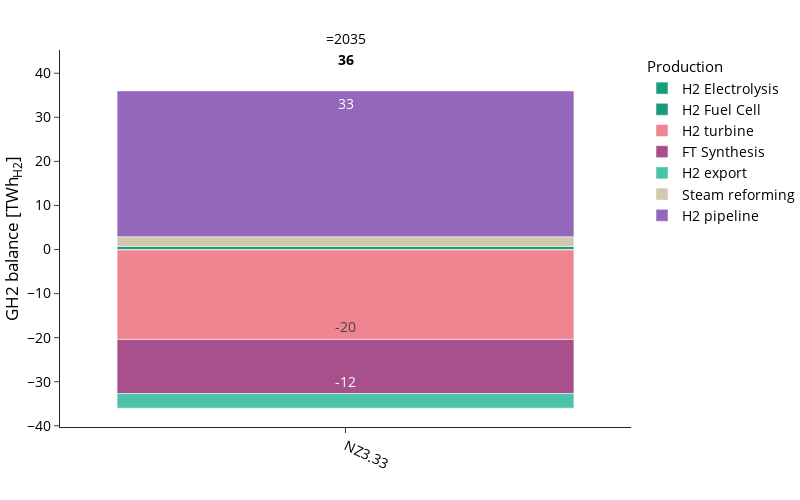

The notebook cell this image was saved under:
### Markdown cell above
### Hydrogen Balance

### Code cell
plot_config['chart_config'] = yaml_config['charts']['hydrogen_balance']

fig, df = plot_energy_balance(
    carrier="H2",
    balance_dict=balance_dict,
    config=plot_config,
    rename_function=rename_h2,
    save_dir=SDIR
)

fig.show()

### Figure 1 — Plotly figure (JSON) as saved in the notebook; plotly's stock layout.template omitted (floating-point values rounded to 4 significant figures)
{"data": [{"hovertemplate": "=%{x}<br>GH2 balance [TWh<sub>H2</sub>]=%{text}<extra></extra>", "legendgroup": "Production", "legendgrouptitle": {"text": "Production"}, "marker": {"color": "#179c7d", "pattern": {"shape": ""}}, "name": "H2 Electrolysis", "orientation": "v", "showlegend": true, "text": [0.7], "textangle": 0, "textposition": "inside", "texttemplate": "%{y:.0f}", "type": "bar", "x": ["NZ3.33"], "xaxis": "x", "y": [0.7], "yaxis": "y"}, {"hovertemplate": "=%{x}<br>GH2 balance [TWh<sub>H2</sub>]=%{text}<extra></extra>", "legendgroup": "Consumption", "legendgrouptitle": {"text": "Consumption"}, "marker": {"color": "#179c7d", "pattern": {"shape": ""}}, "name": "H2 Fuel Cell", "orientation": "v", "showlegend": true, "text": [-0.1], "textangle": 0, "textposition": "inside", "texttemplate": "%{y:.0f}", "type": "bar", "x": ["NZ3.33"], "xaxis": "x", "y": [-0.1], "yaxis": "y"}, {"hovertemplate": "=%{x}<br>GH2 balance [TWh<sub>H2</sub>]=%{text}<extra></extra>", "legendgroup": "Consumption", "legendgrouptitle": {"text": "Consumption"}, "marker": {"color": "#f08591", "pattern": {"shape": ""}}, "name": "H2 turbine", "orientation": "v", "showlegend": true, "text": [-20.3], "textangle": 0, "textposition": "inside", "texttemplate": "%{y:.0f}", "type": "bar", "x": ["NZ3.33"], "xaxis": "x", "y": [-20.3], "yaxis": "y"}, {"hovertemplate": "=%{x}<br>GH2 balance [TWh<sub>H2</sub>]=%{text}<extra></extra>", "legendgroup": "Consumption", "legendgrouptitle": {"text": "Consumption"}, "marker": {"color": "#a8508c", "pattern": {"shape": ""}}, "name": "FT Synthesis", "orientation": "v", "showlegend": true, "text": [-12.3], "textangle": 0, "textposition": "inside", "texttemplate": "%{y:.0f}", "type": "bar", "x": ["NZ3.33"], "xaxis": "x", "y": [-12.3], "yaxis": "y"}, {"hovertemplate": "=%{x}<br>GH2 balance [TWh<sub>H2</sub>]=%{text}<extra></extra>", "legendgroup": "Consumption", "legendgrouptitle": {"text": "Consumption"}, "marker": {"color": "#4CC2A6", "pattern": {"shape": ""}}, "name": "H2 export", "orientation": "v", "showlegend": true, "text": [-3.3], "textangle": 0, "textposition": "inside", "texttemplate": "%{y:.0f}", "type": "bar", "x": ["NZ3.33"], "xaxis": "x", "y": [-3.3], "yaxis": "y"}, {"hovertemplate": "=%{x}<br>GH2 balance [TWh<sub>H2</sub>]=%{text}<extra></extra>", "legendgroup": "Production", "legendgrouptitle": {"text": "Production"}, "marker": {"color": "#d3c7ae", "pattern": {"shape": ""}}, "name": "Steam reforming", "orientation": "v", "showlegend": true, "text": [2.2], "textangle": 0, "textposition": "inside", "texttemplate": "%{y:.0f}", "type": "bar", "x": ["NZ3.33"], "xaxis": "x", "y": [2.2], "yaxis": "y"}, {"hovertemplate": "=%{x}<br>GH2 balance [TWh<sub>H2</sub>]=%{text}<extra></extra>", "legendgroup": "Production", "legendgrouptitle": {"text": "Production"}, "marker": {"color": "#9467BD", "pattern": {"shape": ""}}, "name": "H2 pipeline", "orientation": "v", "showlegend": true, "text": [33.1], "textangle": 0, "textposition": "inside", "texttemplate": "%{y:.0f}", "type": "bar", "x": ["NZ3.33"], "xaxis": "x", "y": [33.1], "yaxis": "y"}, {"hoverinfo": "skip", "mode": "text", "showlegend": false, "text": ["36"], "textfont": {"color": "black", "size": 14, "weight": "bold"}, "textposition": "top center", "type": "scatter", "x": ["NZ3.33"], "xaxis": "x", "y": [41.0], "yaxis": "y"}, {"hoverinfo": "skip", "mode": "text", "showlegend": false, "text": [""], "textfont": {"color": "black", "size": 14, "weight": "bold"}, "textposition": "bottom center", "type": "scatter", "x": ["NZ3.33"], "xaxis": "x", "y": [31.0], "yaxis": "y"}], "layout": {"annotations": [{"font": {}, "showarrow": false, "text": "=2035", "x": 0.5, "xanchor": "center", "xref": "paper", "y": 1, "yanchor": "bottom", "yref": "paper"}], "barmode": "relative", "height": 500, "legend": {"title": {"text": ""}, "tracegroupgap": 0, "traceorder": "normal"}, "width": 800, "xaxis": {"anchor": "y", "categoryarray": [], "categoryorder": "array", "domain": [0, 1], "tickangle": 25, "title": {"text": ""}}, "yaxis": {"anchor": "x", "domain": [0, 1], "title": {"text": "GH2 balance [TWh<sub>H2</sub>]"}}}}
